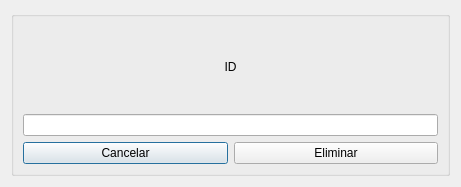
<?xml version="1.0" encoding="UTF-8"?>
<ui version="4.0">
 <class>eliminar_copia</class>
 <widget class="QDialog" name="eliminar_copia">
  <property name="geometry">
   <rect>
    <x>0</x>
    <y>0</y>
    <width>461</width>
    <height>187</height>
   </rect>
  </property>
  <property name="windowTitle">
   <string>Dialog</string>
  </property>
  <layout class="QGridLayout" name="gridLayout">
   <item row="1" column="0">
    <widget class="QGroupBox" name="groupBox">
     <property name="title">
      <string/>
     </property>
     <layout class="QGridLayout" name="gridLayout_2">
      <item row="2" column="1">
       <widget class="QPushButton" name="cancelarPB">
        <property name="text">
         <string>Cancelar</string>
        </property>
       </widget>
      </item>
      <item row="2" column="2">
       <widget class="QPushButton" name="eliminarPB">
        <property name="text">
         <string>Eliminar</string>
        </property>
       </widget>
      </item>
      <item row="1" column="1" colspan="2">
       <widget class="QLineEdit" name="idLE"/>
      </item>
      <item row="0" column="1" colspan="2">
       <widget class="QLabel" name="idL">
        <property name="text">
         <string>ID</string>
        </property>
        <property name="alignment">
         <set>Qt::AlignCenter</set>
        </property>
       </widget>
      </item>
     </layout>
    </widget>
   </item>
  </layout>
 </widget>
 <tabstops>
  <tabstop>idLE</tabstop>
  <tabstop>cancelarPB</tabstop>
  <tabstop>eliminarPB</tabstop>
 </tabstops>
 <resources/>
 <connections>
  <connection>
   <sender>cancelarPB</sender>
   <signal>clicked()</signal>
   <receiver>eliminar_copia</receiver>
   <slot>close()</slot>
   <hints>
    <hint type="sourcelabel">
     <x>102</x>
     <y>150</y>
    </hint>
    <hint type="destinationlabel">
     <x>154</x>
     <y>183</y>
    </hint>
   </hints>
  </connection>
 </connections>
</ui>
